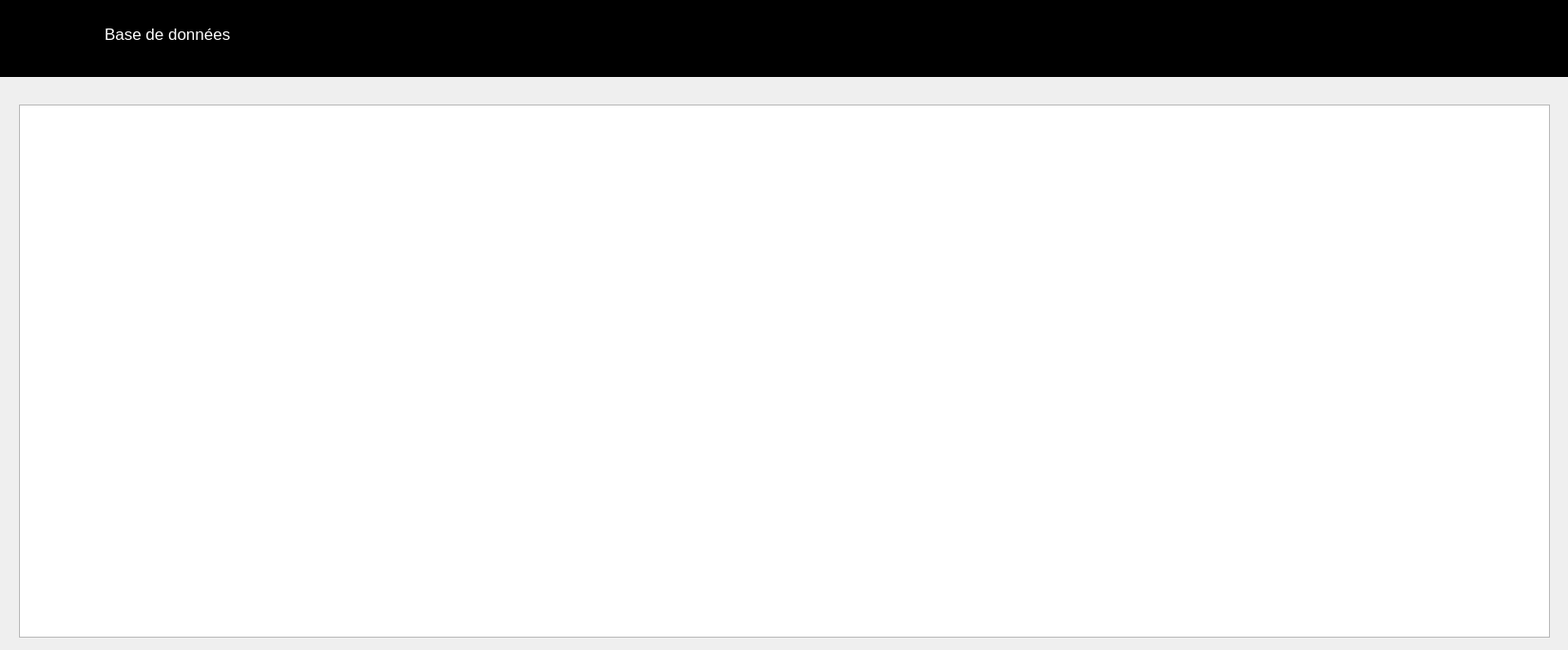
<?xml version="1.0" encoding="UTF-8"?>
<ui version="4.0">
 <class>Affiche</class>
 <widget class="QDialog" name="Affiche">
  <property name="geometry">
   <rect>
    <x>0</x>
    <y>0</y>
    <width>1650</width>
    <height>684</height>
   </rect>
  </property>
  <property name="windowTitle">
   <string>Base de donnees</string>
  </property>
  <property name="windowIcon">
   <iconset resource="imgs.qrc">
    <normaloff>:/imgs/images/gainde.png</normaloff>:/imgs/images/gainde.png</iconset>
  </property>
  <widget class="QTableView" name="tableView">
   <property name="geometry">
    <rect>
     <x>20</x>
     <y>110</y>
     <width>1611</width>
     <height>561</height>
    </rect>
   </property>
  </widget>
  <widget class="QLabel" name="label_12">
   <property name="geometry">
    <rect>
     <x>0</x>
     <y>0</y>
     <width>1650</width>
     <height>81</height>
    </rect>
   </property>
   <property name="font">
    <font>
     <pointsize>9</pointsize>
    </font>
   </property>
   <property name="styleSheet">
    <string notr="true">background-color: rgb(0, 0, 0);</string>
   </property>
   <property name="text">
    <string/>
   </property>
  </widget>
  <widget class="QLabel" name="label_13">
   <property name="geometry">
    <rect>
     <x>30</x>
     <y>10</y>
     <width>81</width>
     <height>61</height>
    </rect>
   </property>
   <property name="styleSheet">
    <string notr="true">image: url(:/imgs/images/gainde-blanc.png);</string>
   </property>
   <property name="text">
    <string/>
   </property>
  </widget>
  <widget class="QLabel" name="label_5">
   <property name="geometry">
    <rect>
     <x>110</x>
     <y>10</y>
     <width>391</width>
     <height>51</height>
    </rect>
   </property>
   <property name="font">
    <font>
     <pointsize>13</pointsize>
    </font>
   </property>
   <property name="styleSheet">
    <string notr="true">color: rgb(255, 255, 255);</string>
   </property>
   <property name="text">
    <string>Base de données</string>
   </property>
  </widget>
 </widget>
 <resources>
  <include location="imgs.qrc"/>
 </resources>
 <connections/>
</ui>
